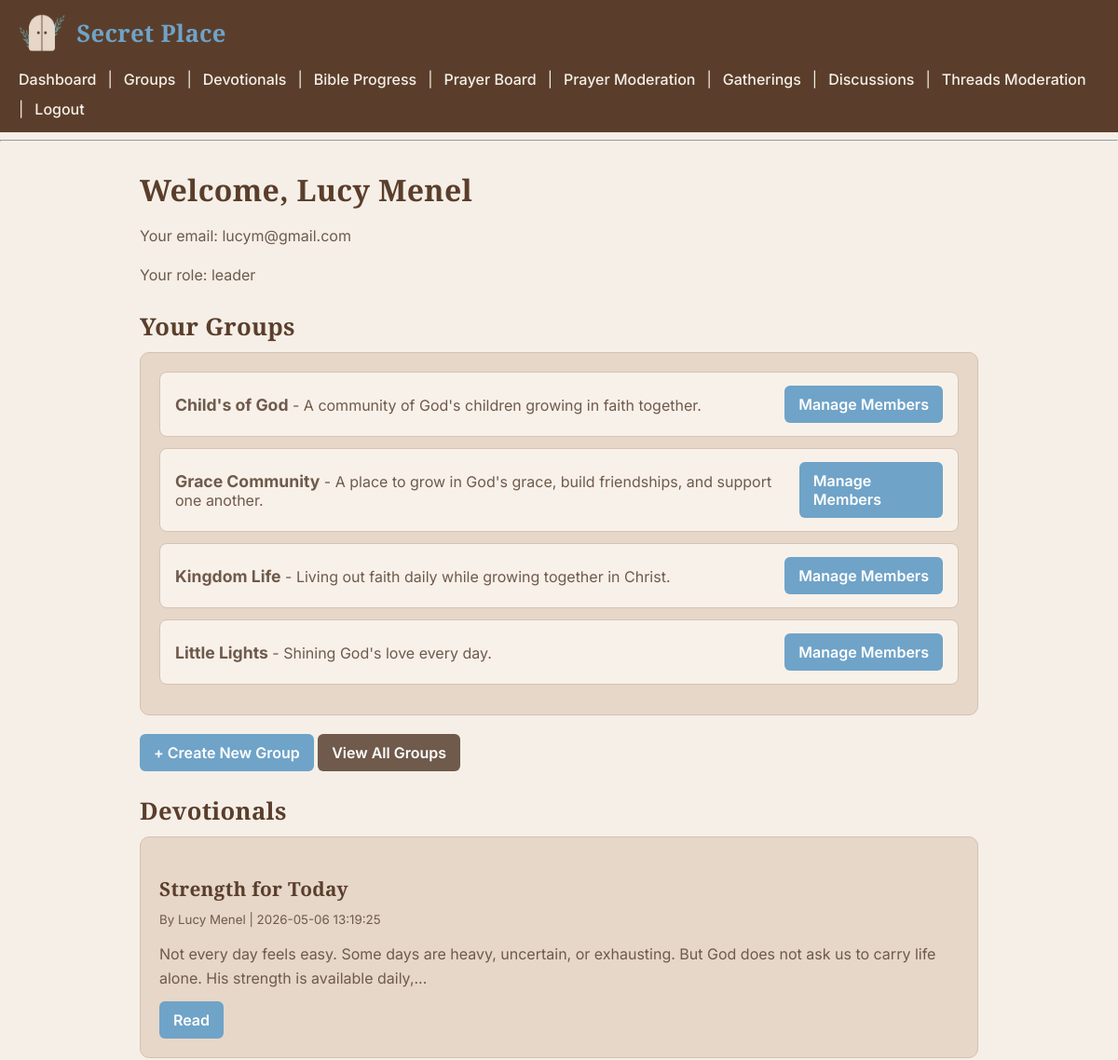
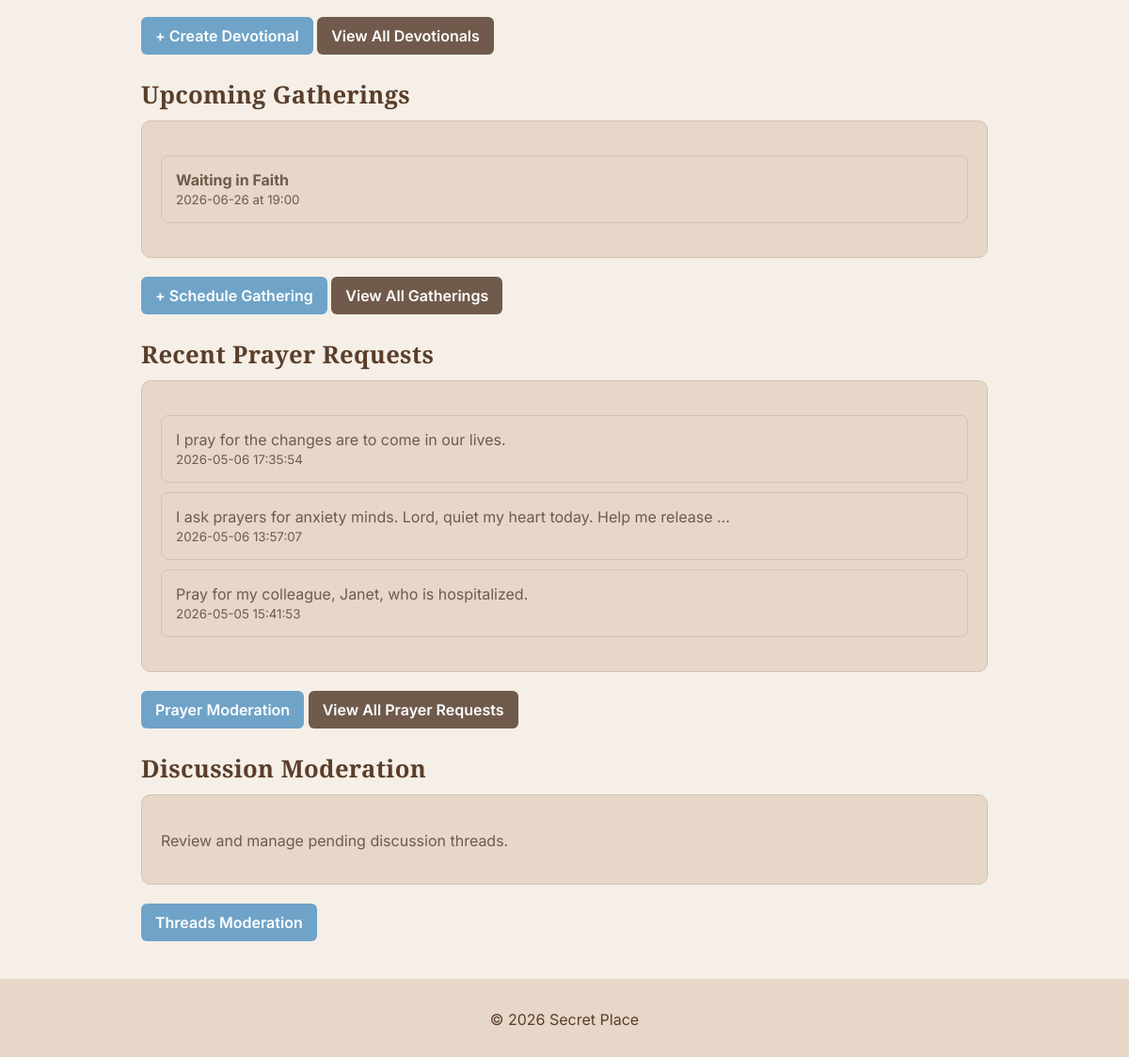
Screenshot of /dashboard/ (signed in) with the database file from the repository (2 pictures, top to bottom).
### tables this page shows
CREATE TABLE users (
    id INTEGER PRIMARY KEY AUTOINCREMENT,
    name TEXT NOT NULL,
    email TEXT UNIQUE NOT NULL,
    password TEXT NOT NULL,
    role TEXT DEFAULT 'member'
, is_active INTEGER DEFAULT 1);

CREATE TABLE groups (
    id INTEGER PRIMARY KEY AUTOINCREMENT,
    group_name TEXT NOT NULL,
    description TEXT,
    leader_id INTEGER,
    FOREIGN KEY(leader_id) REFERENCES users(id)
);

CREATE TABLE devotionals (
    id INTEGER PRIMARY KEY AUTOINCREMENT,
    title TEXT NOT NULL,
    content TEXT NOT NULL,
    created_by INTEGER NOT NULL,
    group_id INTEGER,
    is_active INTEGER DEFAULT 1, created_at DATETIME DEFAULT CURRENT_TIMESTAMP,
    FOREIGN KEY(created_by) REFERENCES users(id)
);

CREATE TABLE gatherings (
    gathering_id INTEGER PRIMARY KEY AUTOINCREMENT,
    title TEXT NOT NULL,
    description TEXT NOT NULL,
    date DATETIME NOT NULL,
    time DATETIME NOT NULL,

    created_by INTEGER NOT NULL,
    group_id INTEGER,

    created_at DATETIME DEFAULT (datetime('now')),

    FOREIGN KEY (created_by) REFERENCES users(id),
    FOREIGN KEY (group_id) REFERENCES groups(id)
);

CREATE TABLE prayer_requests (
    request_id INTEGER PRIMARY KEY AUTOINCREMENT,
    user_id INTEGER NOT NULL,
    request_text TEXT NOT NULL,
    is_approved INTEGER DEFAULT 0,
    submitted_at DATETIME DEFAULT CURRENT_TIMESTAMP, moderated_by INTEGER,
    FOREIGN KEY(user_id) REFERENCES users(id)
);

### routes/dashboard.py (the view)
@dashboard_bp.route("/")
def dashboard():
    user_id = session.get("user_id")
    if not user_id:
        flash("Please log in first.", "danger")
        return redirect(url_for("auth.login"))
    user_tuple = get_user_by_id(user_id)
    if not user_tuple:
        flash("User not found.", "danger")
        return redirect(url_for("auth.login"))
    user = {
        "id": user_tuple[0],
        "full_name": user_tuple[1],
        "email": user_tuple[2],
        "role": user_tuple[4]
    }
    latest_devotional_row = get_latest_user_devotional(user_id)
    latest_devotional = None
    if latest_devotional_row:
        latest_devotional = {
            "id": latest_devotional_row[0],
            "title": latest_devotional_row[1],
            "content": latest_devotional_row[2],
            "created_by": latest_devotional_row[3],
            "created_at": latest_devotional_row[4],
            "author_name": latest_devotional_row[5]
        }
    upcoming_gatherings = get_upcoming_gatherings(2)
    recent_requests = get_recent_prayer_requests(3)
    user_group_ids = get_user_group_ids(user_id)
    all_groups = get_all_groups()
    user_groups = [group for group in all_groups if group[0] in user_group_ids]
    can_create = user["role"] in ["admin", "leader"]
    return render_template(
        "dashboard.html",
        user=user,
        user_groups=user_groups,
        can_create=can_create,
        latest_devotional=latest_devotional,
        upcoming_gatherings=upcoming_gatherings,
        recent_requests=recent_requests
    )

### sqlite_db.py (called while the page is built)
def connect_db():
    return sqlite3.connect(Config.DATABASE)

def get_user_by_id(user_id):
    conn = connect_db()
    cursor = conn.cursor()
    cursor.execute(
        """
        SELECT *
        FROM users
        WHERE id = ?
        """,
        (user_id,)
    )
    user = cursor.fetchone()
    conn.close()
    return user

def get_upcoming_gatherings(limit=2):
    conn = connect_db()
    cursor = conn.cursor()
    cursor.execute(
        """
        SELECT gathering_id, title, date, time
        FROM gatherings
        WHERE date >= date('now')
        ORDER BY date ASC, time ASC
        LIMIT ?
        """,
        (limit,)
    )
    gatherings = cursor.fetchall()
    conn.close()
    return gatherings

def get_all_groups():
    conn = connect_db()
    cursor = conn.cursor()
    cursor.execute(
        """
        SELECT *
        FROM groups
        ORDER BY group_name ASC
        """
    )
    groups = cursor.fetchall()
    conn.close()
    return groups

def get_user_group_ids(user_id):
    conn = connect_db()
    cursor = conn.cursor()
    cursor.execute(
        """
        SELECT group_id
        FROM group_members
        WHERE user_id = ?
        """,
        (user_id,)
    )
    rows = cursor.fetchall()
    conn.close()
    return [row[0] for row in rows]

def get_recent_prayer_requests(limit=3):
    conn = connect_db()
    cursor = conn.cursor()
    cursor.execute(
        """
        SELECT request_id, request_text, submitted_at
        FROM prayer_requests
        WHERE is_approved = 1
        ORDER BY submitted_at DESC
        LIMIT ?
        """,
        (limit,)
    )
    requests = cursor.fetchall()
    conn.close()
    return requests

### templates/dashboard.html (shortened to what this page needs)
{% extends "layout.html" %}
{% block content %}
<h1>Welcome, {{ user.full_name }} </h1>
<p>Your email: {{ user.email }}</p>
<p>Your role: {{ user.role }}</p>
<h2>Your Groups</h2>
{% if user_groups %}
    <div class="card mb-4">
        <ul class="group-list">
        {% for g in user_groups %}
            <li class="group-list-item">
                  <div class="group-info">
                      <span class="group-name">{{ g[1] }}</span>
                      <span class="group-description">
                          - {{ g[2] }}
                      </span>
                  </div>
                {% if user.role == "admin" or user.role == "leader" %}
                    <a href="{{ url_for('groups.manage_group_members', group_id=g[0]) }}"
                       class="btn btn-primary">
                        Manage Members
                    </a>
                {% endif %}
            </li>
        {% endfor %}
        </ul>
    </div>
{% else %}
    <p>You are not part of any groups yet.</p>
{% endif %}
<div class="d-flex gap-2 mb-3">
    {% if can_create %}
        <a href="{{ url_for('groups.create_group') }}" class="btn btn-primary">
            + Create New Group
        </a>
    {% endif %}
    <a href="{{ url_for('groups.list_groups') }}" class="btn btn-secondary">
        View All Groups
    </a>
</div>
<h2>Devotionals</h2>
{% if latest_devotional %}
<div class="card devotional-card">
    <h3>{{ latest_devotional.title }}</h3>
    <small>
        By {{ latest_devotional.author_name }} |
        {{ latest_devotional.created_at }}
    </small>
    <p>{{ latest_devotional.content[:150] }}...</p>
    <div class="btn-group">
        <a href="{{ url_for('devotionals.devotional_detail', id=latest_devotional.id) }}"
           class="btn btn-primary">
            Read
        </a>
    </div>
</div>
{% else %}
<p>No devotionals available yet.</p>
{% endif %}
<div class="d-flex gap-2 mb-3">
    {% if user.role == "admin" or user.role == "leader" %}
        <a href="{{ url_for('devotionals.create_devotional') }}" class="btn btn-primary">
            + Create Devotional
        </a>
    {% endif %}
    <a href="{{ url_for('devotionals.list_devotionals') }}" class="btn btn-secondary">
        View All Devotionals
    </a>
</div>
<h2>Upcoming Gatherings</h2>
{% if upcoming_gatherings %}
<div class="card mb-4">
    <ul>
        {% for g in upcoming_gatherings %}
        <li>
            <strong>{{ g[1] }}</strong><br>
            <small>{{ g[2] }} at {{ g[3] }}</small>
        </li>
        {% endfor %}
    </ul>
</div>
{% else %}
<p>No upcoming gatherings.</p>
{% endif %}
<div class="d-flex gap-2 mb-3">
    {% if user.role == "admin" or user.role == "leader" %}
        <a href="{{ url_for('gatherings.create_gathering') }}" class="btn btn-primary">
            + Schedule Gathering
        </a>
    {% endif %}
    <a href="{{ url_for('gatherings.list_gatherings') }}" class="btn btn-secondary">
        View All Gatherings
    </a>
</div>
<h2>Recent Prayer Requests</h2>
{% if recent_requests %}
<div class="card mb-4">
    <ul>
        {% for r in recent_requests %}
        <li>
            {{ r[1][:80] }}{% if r[1]|length > 80 %}...{% endif %}<br>
            <small>{{ r[2] }}</small>
        </li>
        {% endfor %}
    </ul>
</div>
{% else %}
<p>No prayer requests yet.</p>
{% endif %}
<div class="d-flex gap-2 mb-3">
    {% if user.role == "admin" or user.role == "leader" %}
        <a href="{{ url_for('prayer_requests.pending_requests') }}" class="btn btn-primary">
            Prayer Moderation
        </a>
    {% endif %}
    <a href="{{ url_for('prayer_requests.list_requests') }}" class="btn btn-secondary">
        View All Prayer Requests
    </a>
</div>
{% if user.role == "admin" or user.role == "leader" %}
<h2>Discussion Moderation</h2>
<div class="card mb-4">
    <p>Review and manage pending discussion threads.</p>
</div>
<a href="{{ url_for('discussions.pending_threads') }}" class="btn btn-primary mb-3">
    Threads Moderation
</a>
{% endif %}
{% endblock %}

### static/css/styles.css (style rules this page uses)
body { font-family: 'Inter', sans-serif; background-color: #f5efe7; color: #6f5a4b; margin: 0; padding: 0; }
h1, h2, h3, h4, h5, h6 { font-family: 'Playfair Display', serif; color: #5a3e2b; font-weight: 700; letter-spacing: 0.3px; margin-bottom: 10px; }
h1 { font-size: 2rem; margin-bottom: 10px; }
h2 { font-size: 1.6rem; margin-bottom: 10px; }
h3 { font-size: 1.3rem; margin-bottom: 8px; }
p { line-height: 1.6; margin-bottom: 12px; }
section, h2 { margin-top: 25px; }
.card { background-color: #e6d7c8; padding: 20px; border-radius: 10px; margin-bottom: 20px; border: 1px solid #d2c2b2; }
a { color: #6fa3c8; }
button, .button, .btn { font-family: 'Inter', sans-serif; font-weight: 600; background-color: #6fa3c8; color: white; border: none; padding: 10px 15px; text-decoration: none; cursor: pointer; border-radius: 6px; display: inline-block; transition: all 0.2s ease; }
.btn-secondary { background-color: #6f5a4b; }
ul { list-style-type: none; padding-left: 0; }
ul li { background-color: #e6d7c8; margin-bottom: 10px; padding: 15px; border-radius: 8px; border: 1px solid #d2c2b2; }
.group-list { list-style: none; padding-left: 0; margin: 0; }
.group-list-item { background: #f8f1ea; border: 1px solid #d6c3b2; border-radius: 8px; padding: 14px 16px; margin-bottom: 12px; display: flex; justify-content: space-between; align-items: center; gap: 12px; }
.group-name { font-weight: 700; font-size: 1.1rem; }

### rows the page displays
users: full_name "Lucy Menel", email "lucym@gmail.com", role "leader", author_name "Lucy Menel"
groups: group_name "Child's of God", description "A community of God's children growing in faith together."
groups: group_name "Grace Community", description "A place to grow in God's grace, build friendships, and support one another."
groups: group_name "Kingdom Life", description "Living out faith daily while growing together in Christ."
groups: group_name "Little Lights", description "Shining God's love every day."
devotionals: title "Strength for Today", created_at "2026-05-06 13:19:25", content "Not every day feels easy. Some days are heavy, uncertain, or exhausting. But God does not ask us to carry life alone. His strength is available daily,"
gatherings: title "Waiting in Faith", date "2026-06-26", time "19:00"
prayer_requests: request_text "I pray for the changes are to come in our lives.", submitted_at "2026-05-06 17:35:54"
prayer_requests: request_text "I ask prayers for anxiety minds. Lord, quiet my heart today. Help me release", submitted_at "2026-05-06 13:57:07"
prayer_requests: request_text "Pray for my colleague, Janet, who is hospitalized.", submitted_at "2026-05-05 15:41:53"
